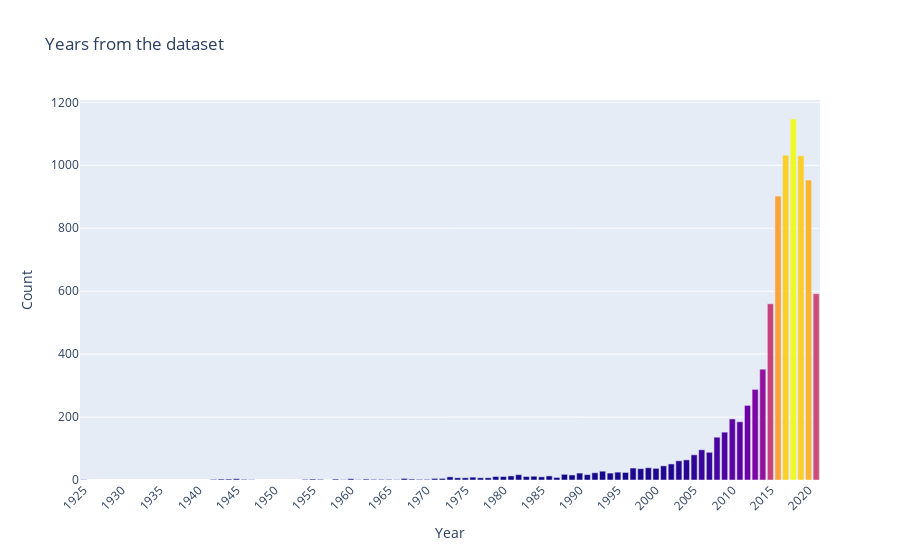

Notebook code for this chart:
### Code cell
import plotly.graph_objects as go
cmap = 'plasma'

fig = go.Figure(data=[go.Bar(
    x=years_counts.index,
    y=years_counts.values,
    marker=dict(color=years_counts.values, colorscale=cmap),
)])

fig.update_layout(
    title='Years from the dataset',
    xaxis=dict(title='Year'),
    yaxis=dict(title='Count'),
    xaxis_tickangle=-45,
    xaxis_dtick=5
)

fig.show()

### Figure 1 — Plotly figure (JSON) as saved in the notebook; plotly's stock layout.template omitted (floating-point values rounded to 4 significant figures)
{"data": [{"marker": {"color": [1147, 1032, 1030, 953, 902, 592, 560, 352, 288, 237, 194, 185, 152, 136, 96, 88, 80, 64, 61, 51, 45, 39, 38, 37, 36, 28, 25, 24, 23, 22, 22, 18, 17, 17, 16, 13, 13, 12, 11, 11, 11, 10, 10, 9, 8, 7, 7, 7, 7, 5, 5, 5, 4, 4, 3, 3, 3, 3, 3, 3, 2, 2, 2, 2, 2, 2, 2, 2, 2, 1, 1, 1, 1, 1], "colorscale": [[0, "#0d0887"], [0.1111, "#46039f"], [0.2222, "#7201a8"], [0.3333, "#9c179e"], [0.4444, "#bd3786"], [0.5556, "#d8576b"], [0.6667, "#ed7953"], [0.7778, "#fb9f3a"], [0.8889, "#fdca26"], [1, "#f0f921"]]}, "type": "bar", "x": [2018, 2017, 2019, 2020, 2016, 2021, 2015, 2014, 2013, 2012, 2010, 2011, 2009, 2008, 2006, 2007, 2005, 2004, 2003, 2002, 2001, 1999, 1997, 2000, 1998, 1993, 1995, 1996, 1992, 1994, 1990, 1988, 1982, 1991, 1989, 1981, 1986, 1984, 1980, 1979, 1983, 1985, 1973, 1976, 1987, 1977, 1974, 1975, 1978, 1972, 1967, 1971, 1960, 1945, 1944, 1955, 1968, 1962, 1943, 1958, 1964, 1969, 1970, 1963, 1956, 1965, 1946, 1942, 1954, 1959, 1925, 1961, 1947, 1966], "y": [1147, 1032, 1030, 953, 902, 592, 560, 352, 288, 237, 194, 185, 152, 136, 96, 88, 80, 64, 61, 51, 45, 39, 38, 37, 36, 28, 25, 24, 23, 22, 22, 18, 17, 17, 16, 13, 13, 12, 11, 11, 11, 10, 10, 9, 8, 7, 7, 7, 7, 5, 5, 5, 4, 4, 3, 3, 3, 3, 3, 3, 2, 2, 2, 2, 2, 2, 2, 2, 2, 1, 1, 1, 1, 1]}], "layout": {"title": {"text": "Years from the dataset"}, "xaxis": {"dtick": 5, "tickangle": -45, "title": {"text": "Year"}}, "yaxis": {"title": {"text": "Count"}}}}
